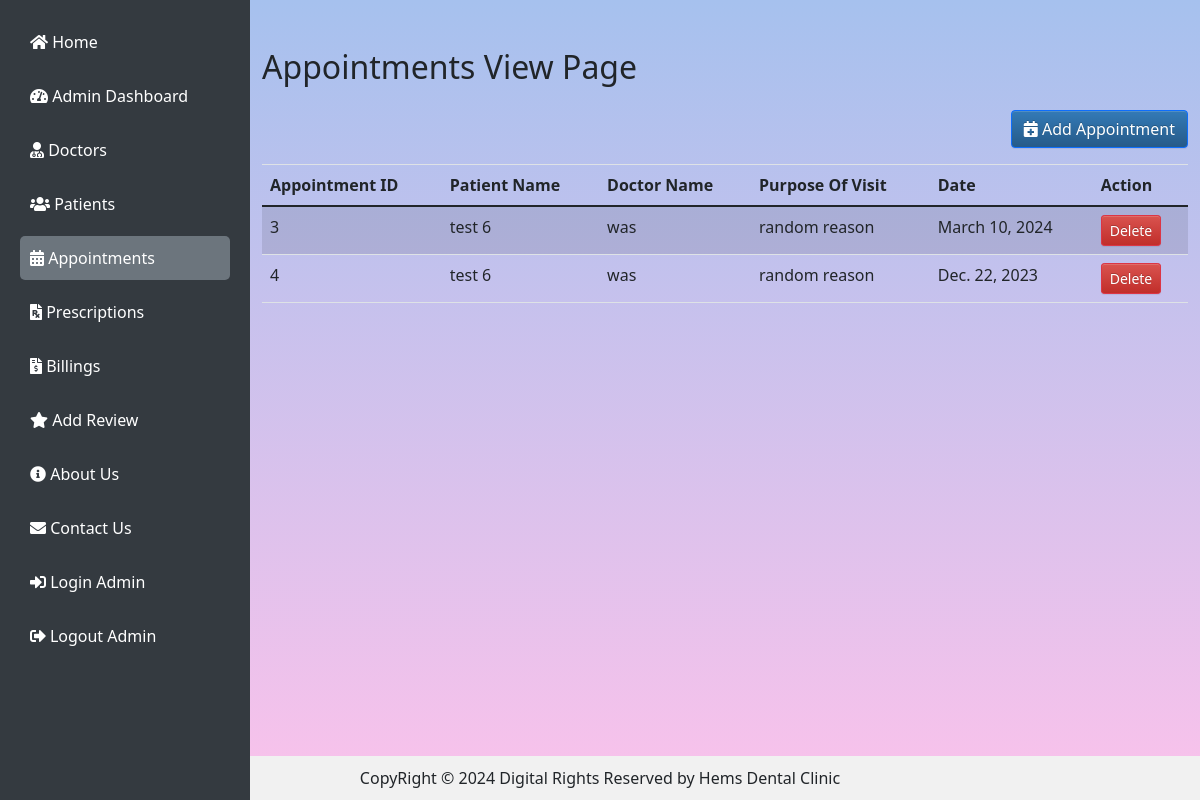
Before: /viewAppointment/ (signed in) with the older database file.
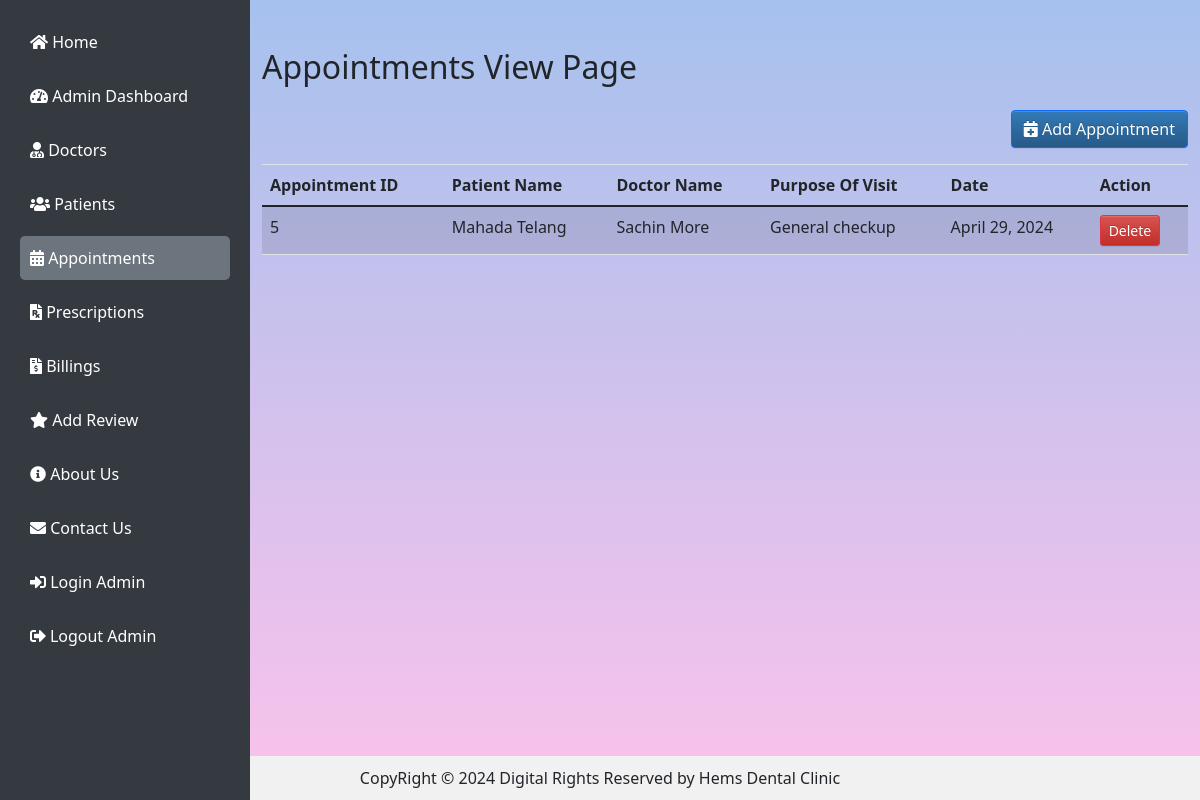
After: the same page with the newer database file.
### clinic/models.py (models this page shows, shortened)
class Appointment(models.Model):
    appointment_id = models.AutoField(primary_key= True)
    Patient_id = models.ForeignKey(Patient,on_delete=models.CASCADE)
    specialization = models.CharField(max_length=50)
    doctor_id = models.ForeignKey(Doctor,on_delete = models.CASCADE)
    consultation_fee = models.IntegerField()
    date = models.DateField(default=timezone.now().date(),null=True)

class Patient (models.Model):
    patient_id = models.AutoField(primary_key=True)
    name = models.CharField(max_length=50, null=False)
    date_of_birth = models.DateField()
    gender = models.CharField(max_length=10)
    blood_group = models.CharField(max_length=10)
    email_id = models.EmailField()
    address = models.TextField()
    mobile_number = models.CharField(max_length=15)
    def __str__(self) -> str:
        return self.name

class Doctor(models.Model):
    doctor_id = models.AutoField(primary_key=True)
    age = models.IntegerField()
    name = models.CharField(max_length=50, null=True)
    gender = models.CharField(max_length=10, choices=[('Male', 'Male'), ('Female', 'Female'), ('Other', 'Other')])
    experince = models.IntegerField()
    languages = models.CharField(max_length=25)
    mobile_number = models.CharField(max_length=15)
    email = models.EmailField()
    schedule = models.CharField(max_length=25, blank= True)
    def __str__(self) -> str:
        return self.name

### clinic/views.py (the view)
# urls.py: path('viewAppointment/', view_appointment, name='viewAppointment'),
def view_appointment(request):
    if not request.user.is_authenticated:
        return redirect('login_admin')
    appointment = Appointment.objects.all()
    p_name = Patient.objects.all()
    doc_name = Doctor.objects.all()
    if request.method == 'POST':
        appForm = AppointmentForm(request.POST)
        if appForm.is_valid():
            appForm.save()
            return redirect('view_appointment')
    else:
        appForm = AppointmentForm()
    context = {
        'appointment': appointment,
        'p_name': p_name,
        'doc_name': doc_name,
        'appForm': appForm
    }
    return render(request, 'viewAppointment.html', context)

### clinic/templates/viewAppointment.html (shortened to what this page needs)
{% extends "basePage.html" %}
{% load crispy_forms_tags %}
{% block content %}
<div class="container my-5">
    <div class="table-container">
        <h2 class="mb-4">Appointments View Page</h2>
        <div class="d-flex justify-content-end mb-3">
            <button type="button" class="btn btn-primary" data-bs-toggle="modal" data-bs-target="#addAppointmentModal">
                <i class="fas fa-calendar-plus"></i> Add Appointment
            </button>
        </div>
        <table class="table table-hover table-striped" id="appointmentsTable">
            <thead>
                <tr>
                    <th>Appointment ID</th>
                    <th>Patient Name</th>
                    <th>Doctor Name</th>
                    <th>Purpose Of Visit</th>
                    <th>Date</th>
                    <th>Action</th>
                </tr>
            </thead>
            <tbody>
                {% for i in appointment %}
                <tr>
                    <td>{{ i.appointment_id }}</td>
                    <td>{{ i.Patient_id.name }}</td>
                    <td>{{ i.doctor_id.name }}</td>
                    <td>{{ i.specialization }}</td>
                    <td>{{ i.date }}</td>
                    <td>
                        <a href="{% url 'deleteAppointment' aid=i.appointment_id %}"
                            onclick="return confirm('Are you sure you want to delete appointment?')"
                            class="btn btn-danger btn-sm">Delete</a>
                    </td>
                </tr>
                {% endfor %}
            </tbody>
        </table>
    </div>
</div>
{% endblock content %}

Changed rows visible on the page:
removed Appointment: appointment_id "3", Patient_id.name "test 6", doctor_id.name "was", specialization "random reason", date "March 10, 2024"
removed Appointment: appointment_id "4", Patient_id.name "test 6", doctor_id.name "was", specialization "random reason", date "Dec. 22, 2023"
added Appointment: appointment_id "5", Patient_id.name "Mahada Telang", doctor_id.name "Sachin More", specialization "General checkup", date "April 29, 2024"
